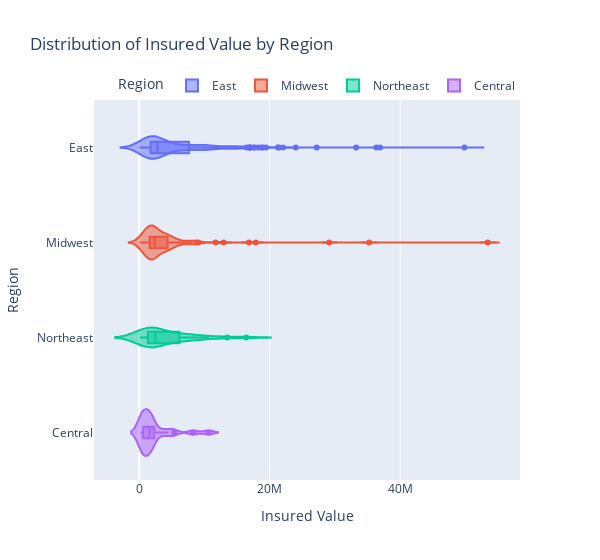

Notebook code cell kept with this figure:
### Markdown cell above
# Descriptive Summaries grouped by variables of interest from Question 2
- State
- Flooding zone
- Location
- Business type
- Construction type

### Code cell
fig = px.violin(upskill_df, x='Insured Value',y='Region',box=True,
                hover_data=upskill_df.columns,
                color='Region',
                title='Distribution of Insured Value by Region',width=600)#height=500
               
fig.update_layout(legend=dict(orientation="h",                            
                             yanchor="bottom",
                             y=1,                             
                             xanchor="right",                             
                             x=1                                
                            )
                 )
fig.show()

### Figure 1 — Plotly figure (JSON) as saved in the notebook; plotly's stock layout.template omitted (floating-point values rounded to 4 significant figures; data arrays with more than 128 entries replaced by an {"elided": "..."} marker saying what was removed)
{"data": [{"alignmentgroup": "True", "box": {"visible": true}, "customdata": {"elided": "337x12 mixed values"}, "hovertemplate": "Region=%{customdata[4]}<br>Insured Value=%{customdata[5]}<br>Policy=%{customdata[0]}<br>Expiration=%{customdata[1]}<br>Location=%{customdata[2]}<br>State=%{customdata[3]}<br>Construction Type=%{customdata[6]}<br>Business Type=%{customdata[7]}<br>Earthquake=%{customdata[8]}<br>Flood=%{customdata[9]}<br>Expiring Month=%{customdata[10]}<br>Earthquake/Flood Risk=%{customdata[11]}<extra></extra>", "legendgroup": "East", "marker": {"color": "#636efa"}, "name": "East", "offsetgroup": "East", "orientation": "h", "scalegroup": "True", "showlegend": true, "type": "violin", "x": {"elided": "337 int values"}, "x0": " ", "xaxis": "x", "y": {"elided": "337 str values"}, "y0": " ", "yaxis": "y"}, {"alignmentgroup": "True", "box": {"visible": true}, "customdata": {"elided": "108x12 mixed values"}, "hovertemplate": "Region=%{customdata[4]}<br>Insured Value=%{customdata[5]}<br>Policy=%{customdata[0]}<br>Expiration=%{customdata[1]}<br>Location=%{customdata[2]}<br>State=%{customdata[3]}<br>Construction Type=%{customdata[6]}<br>Business Type=%{customdata[7]}<br>Earthquake=%{customdata[8]}<br>Flood=%{customdata[9]}<br>Expiring Month=%{customdata[10]}<br>Earthquake/Flood Risk=%{customdata[11]}<extra></extra>", "legendgroup": "Midwest", "marker": {"color": "#EF553B"}, "name": "Midwest", "offsetgroup": "Midwest", "orientation": "h", "scalegroup": "True", "showlegend": true, "type": "violin", "x": [2052660, 12934500, 928300, 4036000, 11710880, 1432835, 4380200, 53410614, 3145700, 1451100, 8800000, 17856705, 1990915, 1895000, 5000368, 8126500, 5613900, 9062700, 4833900, 2707630, 1152600, 2280000, 1451662, 1568100, 2063960, 6020060, 3725520, 35245000, 294700, 723900, 979572, 4886675, 1834200, 2103390, 7750100, 2867650, 2798650, 4077100, 3086048, 2922600, 500500, 3980100, 2987000, 1658765, 7828000, 6040300, 2224219, 782428, 1397100, 3701573, 6385452, 4671000, 2100000, 2201500, 105000, 29128000, 1778600, 578400, 2205950, 8166050, 3222081, 1365000, 4578800, 172100, 4577032, 1702350, 2025100, 2067500, 1675000, 631410, 2321900, 275000, 1519100, 2182250, 4328620, 685000, 1960200, 16833800, 787500, 2611400, 1305100, 2070000, 1403100, 5503255, 5015000, 504000, 2211300, 2984500, 2502600, 4064995, 3175400, 3741300, 4201800, 2820265, 3952500, 2900000, 2030600, 1063100, 1740000, 2464755, 1400000, 1711268, 539040, 4822450, 4132600, 3883300, 1665100, 1776800], "x0": " ", "xaxis": "x", "y": ["Midwest", "Midwest", "Midwest", "Midwest", "Midwest", "Midwest", "Midwest", "Midwest", "Midwest", "Midwest", "Midwest", "Midwest", "Midwest", "Midwest", "Midwest", "Midwest", "Midwest", "Midwest", "Midwest", "Midwest", "Midwest", "Midwest", "Midwest", "Midwest", "Midwest", "Midwest", "Midwest", "Midwest", "Midwest", "Midwest", "Midwest", "Midwest", "Midwest", "Midwest", "Midwest", "Midwest", "Midwest", "Midwest", "Midwest", "Midwest", "Midwest", "Midwest", "Midwest", "Midwest", "Midwest", "Midwest", "Midwest", "Midwest", "Midwest", "Midwest", "Midwest", "Midwest", "Midwest", "Midwest", "Midwest", "Midwest", "Midwest", "Midwest", "Midwest", "Midwest", "Midwest", "Midwest", "Midwest", "Midwest", "Midwest", "Midwest", "Midwest", "Midwest", "Midwest", "Midwest", "Midwest", "Midwest", "Midwest", "Midwest", "Midwest", "Midwest", "Midwest", "Midwest", "Midwest", "Midwest", "Midwest", "Midwest", "Midwest", "Midwest", "Midwest", "Midwest", "Midwest", "Midwest", "Midwest", "Midwest", "Midwest", "Midwest", "Midwest", "Midwest", "Midwest", "Midwest", "Midwest", "Midwest", "Midwest", "Midwest", "Midwest", "Midwest", "Midwest", "Midwest", "Midwest", "Midwest", "Midwest", "Midwest"], "y0": " ", "yaxis": "y"}, {"alignmentgroup": "True", "box": {"visible": true}, "customdata": {"elided": "34x12 mixed values"}, "hovertemplate": "Region=%{customdata[4]}<br>Insured Value=%{customdata[5]}<br>Policy=%{customdata[0]}<br>Expiration=%{customdata[1]}<br>Location=%{customdata[2]}<br>State=%{customdata[3]}<br>Construction Type=%{customdata[6]}<br>Business Type=%{customdata[7]}<br>Earthquake=%{customdata[8]}<br>Flood=%{customdata[9]}<br>Expiring Month=%{customdata[10]}<br>Earthquake/Flood Risk=%{customdata[11]}<extra></extra>", "legendgroup": "Northeast", "marker": {"color": "#00cc96"}, "name": "Northeast", "offsetgroup": "Northeast", "orientation": "h", "scalegroup": "True", "showlegend": true, "type": "violin", "x": [2432875, 7203500, 2985950, 2500000, 5272975, 6354220, 8861500, 97920, 1806500, 3334353, 2785000, 9702682, 2099525, 16429900, 13514081, 3579800, 320000, 10700000, 7150000, 2477200, 1588100, 145680, 1444255, 1325200, 790000, 6000902, 6169400, 552300, 1327600, 2198800, 345000, 626000, 1960000, 4101750], "x0": " ", "xaxis": "x", "y": ["Northeast", "Northeast", "Northeast", "Northeast", "Northeast", "Northeast", "Northeast", "Northeast", "Northeast", "Northeast", "Northeast", "Northeast", "Northeast", "Northeast", "Northeast", "Northeast", "Northeast", "Northeast", "Northeast", "Northeast", "Northeast", "Northeast", "Northeast", "Northeast", "Northeast", "Northeast", "Northeast", "Northeast", "Northeast", "Northeast", "Northeast", "Northeast", "Northeast", "Northeast"], "y0": " ", "yaxis": "y"}, {"alignmentgroup": "True", "box": {"visible": true}, "customdata": {"elided": "21x12 mixed values"}, "hovertemplate": "Region=%{customdata[4]}<br>Insured Value=%{customdata[5]}<br>Policy=%{customdata[0]}<br>Expiration=%{customdata[1]}<br>Location=%{customdata[2]}<br>State=%{customdata[3]}<br>Construction Type=%{customdata[6]}<br>Business Type=%{customdata[7]}<br>Earthquake=%{customdata[8]}<br>Flood=%{customdata[9]}<br>Expiring Month=%{customdata[10]}<br>Earthquake/Flood Risk=%{customdata[11]}<extra></extra>", "legendgroup": "Central", "marker": {"color": "#ab63fa"}, "name": "Central", "offsetgroup": "Central", "orientation": "h", "scalegroup": "True", "showlegend": true, "type": "violin", "x": [1529600, 1787900, 1849000, 218490, 5377000, 4488000, 394220, 661900, 714000, 1760800, 10617800, 8272853, 1991600, 1569440, 320000, 1202090, 315000, 3255300, 601000, 608500, 1739100], "x0": " ", "xaxis": "x", "y": ["Central", "Central", "Central", "Central", "Central", "Central", "Central", "Central", "Central", "Central", "Central", "Central", "Central", "Central", "Central", "Central", "Central", "Central", "Central", "Central", "Central"], "y0": " ", "yaxis": "y"}], "layout": {"legend": {"orientation": "h", "title": {"text": "Region"}, "tracegroupgap": 0, "x": 1, "xanchor": "right", "y": 1, "yanchor": "bottom"}, "title": {"text": "Distribution of Insured Value by Region"}, "violinmode": "overlay", "width": 600, "xaxis": {"anchor": "y", "domain": [0, 1], "title": {"text": "Insured Value"}}, "yaxis": {"anchor": "x", "categoryarray": ["Central", "Northeast", "Midwest", "East"], "categoryorder": "array", "domain": [0, 1], "title": {"text": "Region"}}}}
